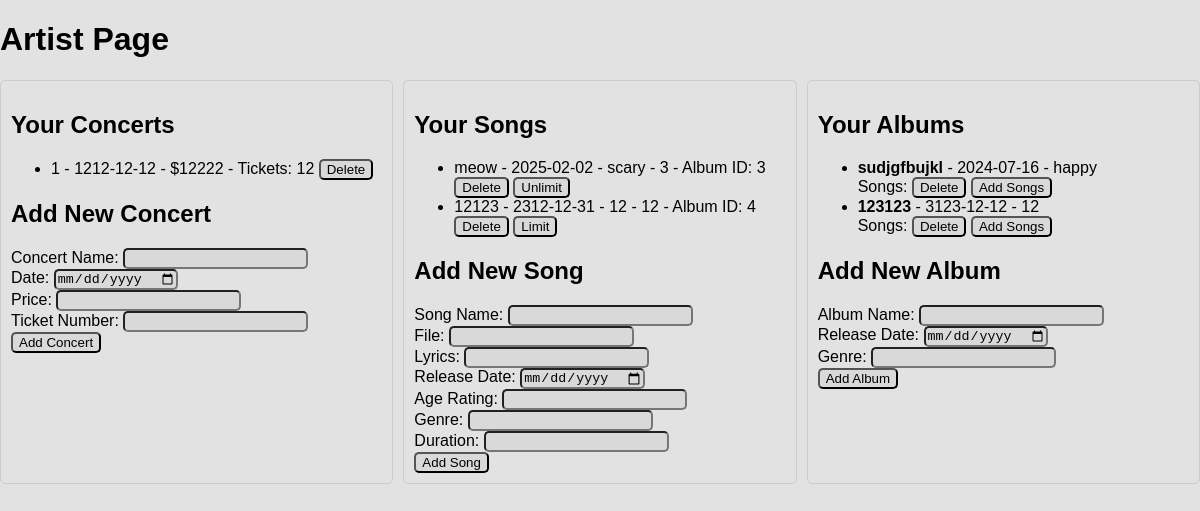
/artist_page (signed in), run on the app's committed database.
### tables this page shows
CREATE TABLE concerts (
                    concert_id INTEGER PRIMARY KEY AUTOINCREMENT,
                    name TEXT NOT NULL,
                    date TEXT NOT NULL,
                    price DECIMAL(10, 2) NOT NULL,
                    ticket_number INTEGER NOT NULL,
                    user_id TEXT NOT NULL,
                    FOREIGN KEY (user_id) REFERENCES USERS (user_id)
                );

CREATE TABLE SONGS (
                song_id INTEGER PRIMARY KEY AUTOINCREMENT,
                name TEXT,
                file TEXT,
                lyrics TEXT,
                release_date DATE,
                age_rating INTEGER CHECK(age_rating >= 9 AND age_rating <= 120),
                genre TEXT,
                duration INTEGER,
                is_limited BOOLEAN DEFAULT 0,
                album_id INTEGER,
                user_id TEXT,
                FOREIGN KEY (album_id) REFERENCES ALBUM (album_id),
                FOREIGN KEY (user_id) REFERENCES USERS (user_id)
            );

CREATE TABLE ALBUM (
                album_id INTEGER PRIMARY KEY AUTOINCREMENT,
                name TEXT,
                release_date DATE,
                genre TEXT,
                user_id TEXT,
                FOREIGN KEY (user_id) REFERENCES USERS (user_id)
            );

### app.py (the view, shortened to what this page needs)
@app.route("/artist_page", methods=["GET", "POST"])
def artist_page():
    if "user_id" in session and session.get("is_artist"):
        user_id = session["user_id"]
        try:
            with sqlite3.connect("database.db") as connect:
                cursor = connect.cursor()
                cursor.execute(
                    "SELECT concert_id, name, date, price, ticket_number FROM concerts WHERE user_id = ?",
                    (user_id,),
                )
                concerts = cursor.fetchall()
                cursor.execute(
                    "SELECT song_id, name, album_id, release_date, genre, duration, is_limited FROM songs WHERE user_id = ?",
                    (user_id,),
                )
                songs = cursor.fetchall()
                cursor.execute(
                    "SELECT album_id, name, release_date, genre FROM ALBUM WHERE user_id = ?",
                    (user_id,),
                )
                albums = cursor.fetchall()
            return render_template(
                "artist.html",
                concerts=concerts,
                songs=songs,
                albums=albums,
                user_id=user_id,
            )
        except Exception as e:
            logging.error(f"Error fetching artist page: {e}")
            flash("An error occurred while fetching the artist page.")
            return redirect(url_for("user"))
    else:
        flash("Access denied: You are not an artist.")
        return redirect(url_for("user"))

### templates/artist.html (shortened to what this page needs)
<!DOCTYPE html>
<html lang="en">
<head>
    <link rel="stylesheet" type="text/css" href="{{ url_for('static', filename='css/style.css') }}">
</head>
<body>
    <h1>Artist Page</h1>
    <div class="grid-container">
        <div class="grid-item">
            <h2>Your Concerts</h2>
            <ul>
                {% for concert in concerts %}
                <li>
                    {{ concert[1] }} - {{ concert[2] }} - ${{ concert[3] }} - Tickets: {{ concert[4] }}
                    <form action="{{ url_for('artist_page') }}" method="POST" style="display:inline;">
                        <button type="submit">Delete</button>
                    </form>
                </li>
                {% endfor %}
            </ul>
            <h2>Add New Concert</h2>
            <form action="{{ url_for('artist_page') }}" method="POST">
                <label for="name">Concert Name:</label>
                <input type="text" id="name" name="name" required><br>
                <label for="date">Date:</label>
                <input type="date" id="date" name="date" required><br>
                <label for="price">Price:</label>
                <input type="number" id="price" name="price" required><br>
                <label for="ticket_number">Ticket Number:</label>
                <input type="number" id="ticket_number" name="ticket_number" required><br>
                <button type="submit">Add Concert</button>
            </form>
        </div>
        <div class="grid-item">
            <h2>Your Songs</h2>
            <ul>
                {% for song in songs %}
                <li>
                    {{ song[1] }} - {{ song[3] }} - {{ song[4] }} - {{ song[5] }} - Album ID: {{ song[2] }}
                    <form action="{{ url_for('artist_page') }}" method="POST" style="display:inline;">
                        <button type="submit">Delete</button>
                    </form>
                    <form action="{{ url_for('artist_page') }}" method="POST" style="display:inline;">
                        <button type="submit">{{ 'Limit' if not song[6] else 'Unlimit' }}</button>
                    </form>
                </li>
                {% endfor %}
            </ul>
            <h2>Add New Song</h2>
            <form action="{{ url_for('artist_page') }}" method="POST">
                <label for="song_name">Song Name:</label>
                <input type="text" id="song_name" name="song_name" required><br>
                <label for="file">File:</label>
                <input type="text" id="file" name="file" required><br>
                <label for="lyrics">Lyrics:</label>
                <input type="text" id="lyrics" name="lyrics" required><br>
                <label for="release_date">Release Date:</label>
                <input type="date" id="release_date" name="release_date" value="{{ current_date }}" required><br>
                <label for="age_rating">Age Rating:</label>
                <input type="number" id="age_rating" name="age_rating" required><br>
                <label for="genre">Genre:</label>
                <input type="text" id="genre" name="genre" required><br>
                <label for="duration">Duration:</label>
                <input type="number" id="duration" name="duration" required><br>
                <button type="submit">Add Song</button>
            </form>
        </div>
        <div class="grid-item">
            <h2>Your Albums</h2>
            <ul>
                {% for album in albums %}
                <li>
                    <b>{{ album[1] }}</b> - {{ album[2] }} - {{ album[3] }}<br>
                    Songs: {{ album[4] | safe }}
                    <form action="{{ url_for('artist_page') }}" method="POST" style="display:inline;">
                        <button type="submit">Delete</button>
                    </form>
                    <button onclick="showAddSongForm({{ album[0] }})">Add Songs</button>
                </li>
                {% endfor %}
            </ul>
            <h2>Add New Album</h2>
            <form action="{{ url_for('artist_page') }}" method="POST">
                <label for="album_name">Album Name:</label>
                <input type="text" id="album_name" name="album_name" required><br>
                <label for="release_date">Release Date:</label>
                <input type="date" id="release_date" name="release_date" value="{{ current_date }}" required><br>
                <label for="genre">Genre:</label>
                <input type="text" id="genre" name="genre" required><br>
                <button type="submit">Add Album</button>
            </form>
        </div>
    </div>
</body>
</html>

### static/css/style.css (style rules this page uses)
:root { --border-in: #9400d3; --border-out: hsl(0, 0%, 22%); --border-header: #383838; --background-main-card: #1e1e1f; --background-body: #000; --background-sub-div-card: #202022; --background-sub-div-card-2: rgba(44, 43, 43, 0.923); --background-header-title: hsl(240, 1%, 17%); --background-header-title-1: hsl(240, 1%, 20%); --box-shadow-1: 0 0 15px #111; --box-shadow-2: 0 0 10px #222; --box-shadow-3: 0 0 10px rgba(0, 0, 0, 0.722); font-family: "Poppins", sans-serif; --font-color-1: #fff; --font-color-2: #e2e2e2; --font-color-3: #d6d6d6bf; --font-color-4: #9400d3; --font-color-5: #000; --font-size-0: 28px; --font-size-1: 26px; --font-size-2: 18px; --font-size-3: 16px; --font-size-4: 12px; }
body { background-color:#e2e2e2; box-sizing: border-box; margin: 0; display: flex; flex-direction: column; min-height: 100vh; font-family: Arial, sans-serif; }
button { border-radius: 5px; background-color: #d6d6d6bf; }
input { border-radius: 5px; background-color: #d6d6d6bf; }

### templates/artist.html (style rules this page uses)
.grid-container { display: grid; grid-template-columns: repeat(3, 1fr); gap: 10px; }
.grid-item { border: 1px solid #ccc; padding: 10px; border-radius: 5px; }

### data on the page
concerts: name "1", date "1212-12-12", price "12222", ticket_number "12"
SONGS: name "meow", release_date "2025-02-02", genre "scary", duration "3", album "3", is_limited "Unlimit"
SONGS: name "12123", release_date "2312-12-31", genre "12", duration "12", album "4", is_limited "Limit"
ALBUM: name "sudjgfbujkl", release_date "2024-07-16", genre "happy"
ALBUM: name "123123", release_date "3123-12-12", genre "12"
